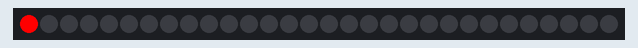
Simulated run of this sketch. Board: ATtiny85, built with avr-gcc and run on an emulated ATtiny85. Parts: 30 RGB LEDs in strip order, left to right.

Above: at 0.15 s.
At 5.11 s:
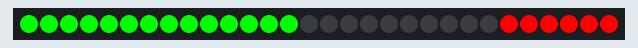
At 10.39 s:
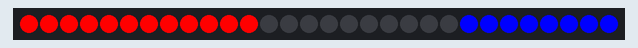
At 20.0 s:
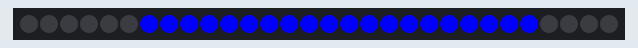
At 29.31 s:
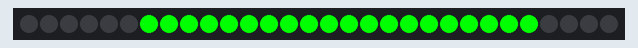
At 39.54 s:
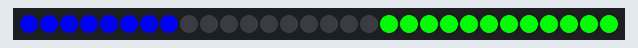

The sketch:

strandtest.ino
```cpp
// Simple strand test for Adafruit Dot Star RGB LED strip.
// This is a basic diagnostic tool, NOT a graphics demo...helps confirm
// correct wiring and tests each pixel's ability to display red, green
// and blue and to forward data down the line.  By limiting the number
// and color of LEDs, it's reasonably safe to power a couple meters off
// the Arduino's 5V pin.  DON'T try that with other code!

#include <Adafruit_DotStar.h>
// Because conditional #includes don't work w/Arduino sketches...
#include <SPI.h>         // COMMENT OUT THIS LINE FOR GEMMA OR TRINKET
//#include <avr/power.h> // ENABLE THIS LINE FOR GEMMA OR TRINKET

#define NUMPIXELS 30 // Number of LEDs in strip

// Here's how to control the LEDs from any two pins:
#define DATAPIN    4
#define CLOCKPIN   5
Adafruit_DotStar strip = Adafruit_DotStar(
  NUMPIXELS, DATAPIN, CLOCKPIN, DOTSTAR_BRG);
// The last parameter is optional -- this is the color data order of the
// DotStar strip, which has changed over time in different production runs.
// Your code just uses R,G,B colors, the library then reassigns as needed.
// Default is DOTSTAR_BRG, so change this if you have an earlier strip.

// Hardware SPI is a little faster, but must be wired to specific pins
// (Arduino Uno = pin 11 for data, 13 for clock, other boards are different).
//Adafruit_DotStar strip = Adafruit_DotStar(NUMPIXELS, DOTSTAR_BRG);

void setup() {

#if defined(__AVR_ATtiny85__) && (F_CPU == 16000000L)
  clock_prescale_set(clock_div_1); // Enable 16 MHz on Trinket
#endif

  strip.begin(); // Initialize pins for output
  strip.show();  // Turn all LEDs off ASAP
}

// Runs 10 LEDs at a time along strip, cycling through red, green and blue.
// This requires about 200 mA for all the 'on' pixels + 1 mA per 'off' pixel.

int      head  = 0, tail = -20; // Index of first 'on' and 'off' pixels
uint32_t color = 0xFF0000;      // 'On' color (starts red)

void loop() {

  strip.setPixelColor(head, color); // 'On' pixel at head
  strip.setPixelColor(tail, 0);     // 'Off' pixel at tail
  strip.show();                     // Refresh strip
  delay(20);                        // Pause 20 milliseconds (~50 FPS)

  if(++head >= NUMPIXELS) {         // Increment head index.  Off end of strip?
    head = 0;                       //  Yes, reset head index to start
    if((color >>= 8) == 0){        //  Next color (R->G->B) ... past blue now?
      color = 0xFF0000;             //   Yes, reset to red
    }
  }
  if(++tail >= NUMPIXELS){
    tail = 0; // Increment, reset tail index
  }
}
```
